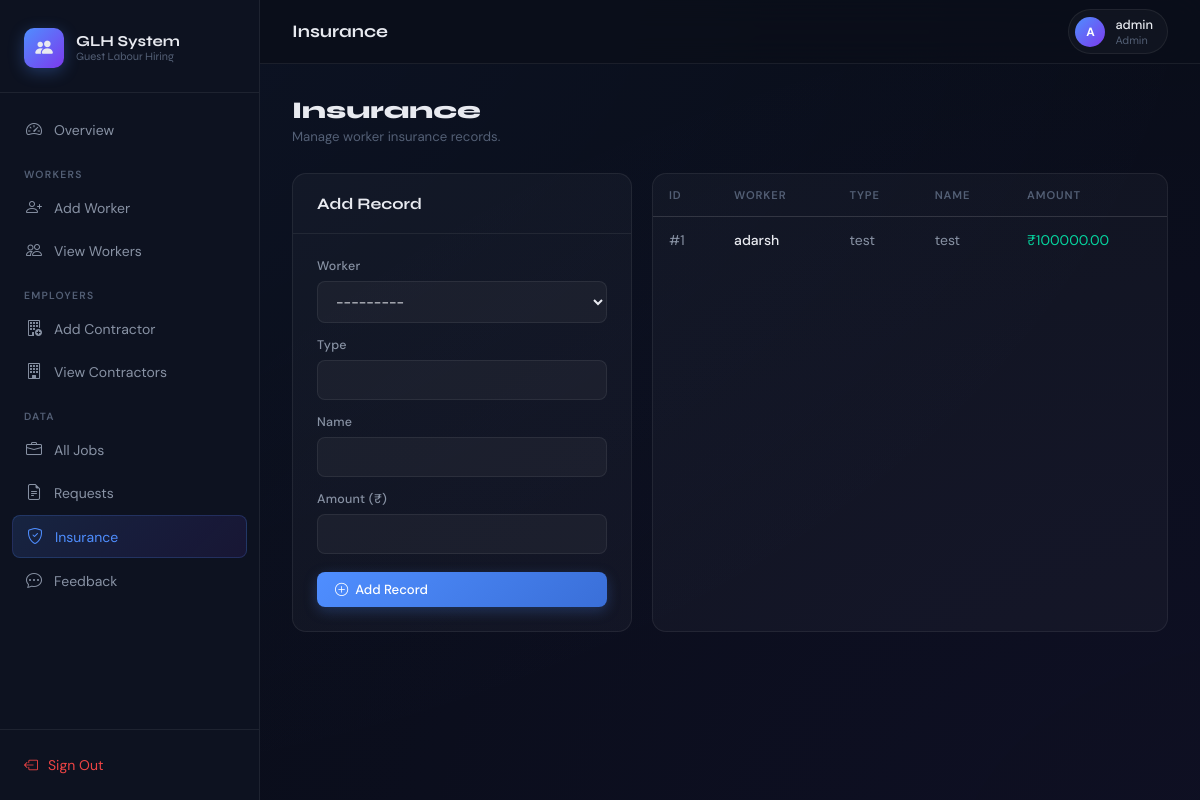
Screenshot of /admin-panel/insurance/ (signed in) with the database file from the repository.
### hiring/models.py (models this page shows, shortened)
class UserProfile(models.Model):
    USER_TYPE_CHOICES = [
        ('Admin',    'Admin'),
        ('Police',   'Police'),
        ('Employer', 'Employer'),
        ('Worker',   'Worker'),
    ]
    STATUS_CHOICES = [
        ('Active',   'Active'),
        ('Inactive', 'Inactive'),
    ]
    user      = models.OneToOneField(User, on_delete=models.CASCADE, related_name='profile')
    user_type = models.CharField(max_length=20, choices=USER_TYPE_CHOICES)
    status    = models.CharField(max_length=10, choices=STATUS_CHOICES, default='Active')

class Insurance(models.Model):
    worker         = models.ForeignKey(Worker, on_delete=models.CASCADE, related_name='insurances')
    insurance_type = models.CharField(max_length=100)
    insurance_name = models.CharField(max_length=100)
    amount         = models.DecimalField(max_digits=10, decimal_places=2)

class Worker(models.Model):
    GENDER_CHOICES = [('Male', 'Male'), ('Female', 'Female'), ('Other', 'Other')]
    wid             = models.AutoField(primary_key=True)
    name            = models.CharField(max_length=100)
    address         = models.TextField()
    gender          = models.CharField(max_length=10, choices=GENDER_CHOICES)
    phone           = models.CharField(max_length=15)
    email           = models.EmailField(unique=True)
    aadhaar_number  = models.CharField(max_length=12, unique=True)
    date_of_birth   = models.DateField()
    languages_known = models.CharField(max_length=200)
    login           = models.OneToOneField(UserProfile, on_delete=models.CASCADE, related_name='worker_profile')
    def __str__(self):
        return self.name

### hiring/views.py (the view)
# urls.py: path('admin-panel/insurance/',               views.admin_manage_insurance, name='admin_manage_insurance'),
@login_required
def admin_manage_insurance(request):
    if get_role(request.user) != 'Admin':
        return redirect('dashboard')
    form = InsuranceForm()
    insurances = Insurance.objects.select_related('worker').all()
    if request.method == 'POST':
        form = InsuranceForm(request.POST)
        if form.is_valid():
            form.save()
            messages.success(request, 'Insurance record added.')
            return redirect('admin_manage_insurance')
    return render(request, 'hiring/admin/manage_insurance.html', {'form': form, 'insurances': insurances})

### hiring/forms.py
class InsuranceForm(forms.ModelForm):
    class Meta:
        model = Insurance
        fields = ['worker', 'insurance_type', 'insurance_name', 'amount']
        widgets = {
            'worker':         forms.Select(attrs={'class': 'form-control'}),
            'insurance_type': forms.TextInput(attrs={'class': 'form-control'}),
            'insurance_name': forms.TextInput(attrs={'class': 'form-control'}),
            'amount':         forms.NumberInput(attrs={'class': 'form-control'}),
        }

### hiring/views.py (called while the page is built)
def get_role(user):
    try:
        return user.profile.user_type
    except Exception:
        return None

### hiring/templates/hiring/admin/manage_insurance.html (shortened to what this page needs)
{% extends "hiring/base.html" %}
{% block page_title %}Insurance{% endblock %}
{% block sidebar %}
<a href="{% url 'admin_dashboard' %}"><i class="bi bi-speedometer2"></i> Overview</a>
<div class="nav-label">Workers</div>
<a href="{% url 'admin_add_worker' %}"><i class="bi bi-person-plus"></i> Add Worker</a>
<a href="{% url 'admin_view_workers' %}"><i class="bi bi-people"></i> View Workers</a>
<div class="nav-label">Employers</div>
<a href="{% url 'admin_add_contractor' %}"><i class="bi bi-building-add"></i> Add Contractor</a>
<a href="{% url 'admin_view_contractors' %}"><i class="bi bi-building"></i> View Contractors</a>
<div class="nav-label">Data</div>
<a href="{% url 'admin_view_jobs' %}"><i class="bi bi-briefcase"></i> All Jobs</a>
<a href="{% url 'admin_view_requests' %}"><i class="bi bi-file-earmark-text"></i> Requests</a>
<a href="{% url 'admin_manage_insurance' %}" class="active"><i class="bi bi-shield-check"></i> Insurance</a>
<a href="{% url 'admin_view_feedback' %}"><i class="bi bi-chat-dots"></i> Feedback</a>
{% endblock %}
{% block content %}
<div class="page-header fade-up"><div><h1>Insurance</h1><p>Manage worker insurance records.</p></div></div>
<div style="display:grid;grid-template-columns:340px 1fr;gap:20px;" class="fade-up">
  <div class="card" style="height:fit-content;">
    <div class="card-header"><span class="card-title">Add Record</span></div>
    <div class="card-body">
      <form method="post">{% csrf_token %}
        <div class="form-group" style="margin-bottom:14px;"><label class="form-label">Worker</label>{{ form.worker }}</div>
        <div class="form-group" style="margin-bottom:14px;"><label class="form-label">Type</label>{{ form.insurance_type }}</div>
        <div class="form-group" style="margin-bottom:14px;"><label class="form-label">Name</label>{{ form.insurance_name }}</div>
        <div class="form-group" style="margin-bottom:18px;"><label class="form-label">Amount (₹)</label>{{ form.amount }}</div>
        <button type="submit" class="btn btn-primary" style="width:100%;"><i class="bi bi-plus-circle"></i> Add Record</button>
      </form>
    </div>
  </div>
  <div class="card">
    <div class="table-wrap"><table>
    <thead><tr><th>ID</th><th>Worker</th><th>Type</th><th>Name</th><th>Amount</th></tr></thead>
    <tbody>
    {% for i in insurances %}
    <tr><td>#{{ i.id }}</td><td style="color:var(--text);font-weight:500;">{{ i.worker.name }}</td><td>{{ i.insurance_type }}</td><td>{{ i.insurance_name }}</td><td style="color:var(--accent3);">₹{{ i.amount }}</td></tr>
    {% empty %}<tr><td colspan="5"><div class="empty-state"><i class="bi bi-shield"></i><p>No records yet.</p></div></td></tr>{% endfor %}
    </tbody></table></div>
  </div>
</div>
{% endblock %}

### hiring/templates/hiring/base.html (shortened to what this page needs)
<!DOCTYPE html>
<html lang="en">
<head>
  <link rel="stylesheet" href="https://cdn.jsdelivr.net/npm/bootstrap-icons@1.11.3/font/bootstrap-icons.css">
</head>
<body>
{% if user.is_authenticated %}
<div class="app-layout">
  <aside class="sidebar">
    <div class="sidebar-brand">
      <div class="logo">
        <div class="logo-icon"><i class="bi bi-people-fill"></i></div>
        <div class="logo-text">GLH System<div class="logo-sub">Guest Labour Hiring</div></div>
      </div>
    </div>
    <nav class="sidebar-nav">{% block sidebar %}{% endblock %}</nav>
    <div class="sidebar-footer"><a href="{% url 'logout' %}"><i class="bi bi-box-arrow-left"></i> Sign Out</a></div>
  </aside>
  <div class="main-wrap">
    <div class="topbar">
      <div class="topbar-title">{% block page_title %}Dashboard{% endblock %}</div>
      <div class="user-badge">
        <div class="user-avatar">{{ user.username|slice:":1"|upper }}</div>
        <div><div class="user-name">{{ user.username }}</div><div class="user-role">{{ user.profile.user_type }}</div></div>
      </div>
    </div>
    <div class="content">
      {% block content %}{% endblock %}
    </div>
  </div>
</div>
{% else %}{% block public_content %}{% endblock %}{% endif %}
</body>
</html>

### rows the page displays
Insurance: id "1", worker.name "adarsh", insurance_type "test", insurance_name "test", amount "100000.00"

### other values shown
{{ user.username|slice:":1"|upper }} "A"
{{ user.username }} "admin"
{{ user.profile.user_type }} "Admin"
